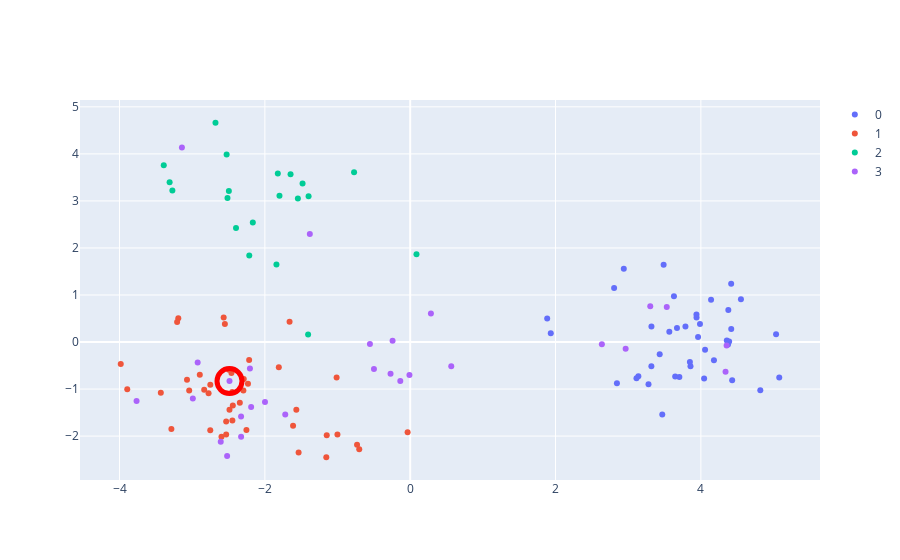

Source (notebook cell):
### Markdown cell above
#### B. Coordinates at local window.

Dimensionality reduction of features surrounding missing call. Nfeatures=  wind_sizes.

Coordinates of observation with missing data indicated with red circle.

### Code cell
local_l= genotype[:,(nan_pos-int(wind_sizes/2)):(nan_pos+int(wind_sizes/2))]
coords= {z:[x for x in range(len(label_vector)) if label_vector[x] == z] for z in list(set(label_vector))}

pca2 = PCA(n_components=ncomps, whiten=False,svd_solver='randomized')
featl= pca2.fit_transform(local_l)

figwl= [go.Scatter(
    x= featl[coords[i],0],
    y= featl[coords[i],1],
    mode= 'markers',
    name= str(i)
) for i in coords.keys()]

figwl.append(go.Scatter(
    mode='markers',
    x=[featl[nan_acc,0]],
    y=[featl[nan_acc,1]],
    marker=dict(
        color='rgba(135, 206, 250, 0)',
        size=25,
        opacity= 1,
        line=dict(
            color='red',
            width=5
        )
    ),
    showlegend=False
))

layout= go.Layout()

Figure_wl= go.Figure(data= figwl, layout= layout)

iplot(Figure_wl)

### Figure 1 — Plotly figure (JSON) as saved in the notebook; plotly's stock layout.template omitted (floating-point values rounded to 4 significant figures)
{"data": [{"mode": "markers", "name": "0", "type": "scatter", "x": [3.962, 3.788, 1.935, 3.941, 2.845, 4.417, 5.035, 3.939, 3.319, 3.857, 4.378, 4.357, 2.806, 3.434, 4.431, 3.988, 3.14, 4.552, 3.704, 4.418, 3.63, 4.045, 4.058, 2.939, 3.671, 3.647, 4.374, 4.14, 3.279, 4.18, 1.885, 4.389, 3.566, 3.114, 3.32, 3.849, 5.079, 3.469, 4.818, 3.488], "y": [0.1046, 0.3281, 0.1864, 0.5194, -0.8791, 1.238, 0.1672, 0.5832, -0.5167, -0.5153, 0.6816, 0.0313, 1.148, -0.26, -0.8141, 0.3832, -0.7286, 0.907, -0.745, 0.2788, 0.9752, -0.7777, -0.1651, 1.558, 0.3005, -0.7337, -0.05099, 0.9006, -0.8962, -0.3891, 0.5018, 0.0115, 0.2169, -0.7678, 0.3285, -0.4256, -0.7521, -1.542, -1.028, 1.64]}, {"mode": "markers", "name": "1", "type": "scatter", "x": [-1.66, -3.983, -2.775, -3.432, -2.441, -1.612, -2.896, -2.751, -2.567, -0.7013, -1.808, -0.03554, -2.291, -1.155, -2.494, -2.345, -2.835, -3.192, -2.46, -3.286, -1.013, -0.7314, -1.536, -2.296, -2.233, -3.072, -2.449, -1.567, -2.55, -2.533, -2.254, -3.894, -2.597, -2.487, -1.001, -2.216, -1.149, -3.208, -2.751, -2.447, -3.042, -2.533], "y": [0.4335, -0.4665, -1.09, -1.08, -1.348, -1.78, -0.6984, -1.876, 0.5238, -2.278, -0.5376, -1.919, -0.7841, -2.45, -0.5889, -1.29, -1.014, 0.5063, -0.6582, -1.848, -0.7525, -2.182, -2.346, -1.029, -0.888, -0.7996, -1.064, -1.442, 0.3833, -1.968, -1.872, -1.005, -2.014, -1.438, -1.966, -0.3844, -1.982, 0.4268, -0.91, -1.668, -1.029, -1.692]}, {"mode": "markers", "name": "2", "type": "scatter", "x": [-2.166, -1.481, -1.822, -1.398, 0.08633, -3.311, -1.841, -2.515, -3.392, -1.799, -1.405, -1.546, -2.215, -2.526, -2.68, -0.7721, -3.273, -2.496, -2.397, -1.647], "y": [2.54, 3.371, 3.585, 3.101, 1.865, 3.395, 1.649, 3.06, 3.757, 3.111, 0.1576, 3.05, 1.841, 3.986, 4.662, 3.61, 3.219, 3.21, 2.423, 3.566]}, {"mode": "markers", "name": "3", "type": "scatter", "x": [-0.2425, -0.2706, 2.638, 0.5649, -1.998, -2.52, -0.1364, 0.285, -2.487, 4.354, 3.531, 2.965, -0.4987, -1.381, -2.189, -1.719, 4.34, 3.304, -0.5541, -0.01051, -2.991, -2.925, -3.142, -2.327, -2.607, -2.327, -3.766, -2.205], "y": [0.026, -0.6755, -0.04796, -0.5137, -1.276, -2.422, -0.8289, 0.606, -0.83, -0.07368, 0.7431, -0.1446, -0.5757, 2.298, -1.381, -1.543, -0.6337, 0.7591, -0.04192, -0.7021, -1.201, -0.4374, 4.135, -1.585, -2.12, -2.015, -1.255, -0.5629]}, {"marker": {"color": "rgba(135, 206, 250, 0)", "line": {"color": "red", "width": 5}, "opacity": 1, "size": 25}, "mode": "markers", "showlegend": false, "type": "scatter", "x": [-2.487], "y": [-0.83]}], "layout": {}}
